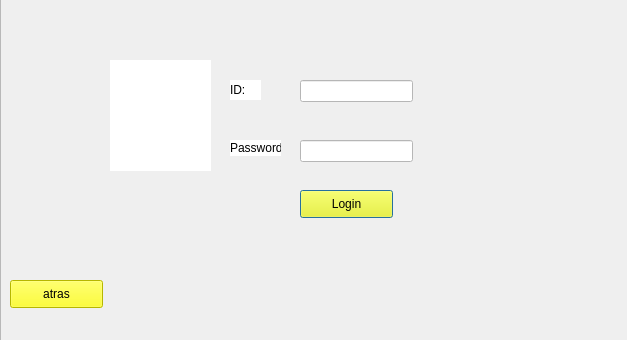
<?xml version="1.0" encoding="UTF-8"?>
<ui version="4.0">
 <class>LoginAdmin</class>
 <widget class="QDialog" name="LoginAdmin">
  <property name="geometry">
   <rect>
    <x>0</x>
    <y>0</y>
    <width>627</width>
    <height>340</height>
   </rect>
  </property>
  <property name="windowTitle">
   <string>Dialog</string>
  </property>
  <property name="styleSheet">
   <string notr="true"/>
  </property>
  <widget class="QLineEdit" name="lineEdit_codigo">
   <property name="geometry">
    <rect>
     <x>300</x>
     <y>80</y>
     <width>113</width>
     <height>22</height>
    </rect>
   </property>
   <property name="styleSheet">
    <string notr="true">background-color: rgb(255, 255, 255);</string>
   </property>
  </widget>
  <widget class="QLineEdit" name="lineEdit_password">
   <property name="geometry">
    <rect>
     <x>300</x>
     <y>140</y>
     <width>113</width>
     <height>22</height>
    </rect>
   </property>
   <property name="styleSheet">
    <string notr="true">background-color: rgb(255, 255, 255);</string>
   </property>
  </widget>
  <widget class="QLabel" name="label">
   <property name="geometry">
    <rect>
     <x>230</x>
     <y>80</y>
     <width>31</width>
     <height>20</height>
    </rect>
   </property>
   <property name="styleSheet">
    <string notr="true">background-color: rgb(255, 255, 255);</string>
   </property>
   <property name="text">
    <string>ID:</string>
   </property>
  </widget>
  <widget class="QLabel" name="label_2">
   <property name="geometry">
    <rect>
     <x>230</x>
     <y>140</y>
     <width>51</width>
     <height>16</height>
    </rect>
   </property>
   <property name="styleSheet">
    <string notr="true">background-color: rgb(255, 255, 255);</string>
   </property>
   <property name="text">
    <string>Password:</string>
   </property>
  </widget>
  <widget class="QPushButton" name="pushButton_login">
   <property name="geometry">
    <rect>
     <x>300</x>
     <y>190</y>
     <width>93</width>
     <height>28</height>
    </rect>
   </property>
   <property name="styleSheet">
    <string notr="true">background-color: rgb(255, 255, 0);</string>
   </property>
   <property name="text">
    <string>Login</string>
   </property>
  </widget>
  <widget class="QLabel" name="label_3">
   <property name="geometry">
    <rect>
     <x>110</x>
     <y>60</y>
     <width>101</width>
     <height>111</height>
    </rect>
   </property>
   <property name="styleSheet">
    <string notr="true">background-color: rgb(255, 255, 255);</string>
   </property>
   <property name="text">
    <string/>
   </property>
   <property name="pixmap">
    <pixmap resource="image.qrc">:/image/61582045_2882921455083840_2986804722465243136_n.png</pixmap>
   </property>
   <property name="scaledContents">
    <bool>true</bool>
   </property>
  </widget>
  <widget class="QFrame" name="frame">
   <property name="geometry">
    <rect>
     <x>0</x>
     <y>-10</y>
     <width>641</width>
     <height>351</height>
    </rect>
   </property>
   <property name="styleSheet">
    <string notr="true">background-image: url(:/image/107525323_282495186394929_5911216239822423774_n.jpg);</string>
   </property>
   <property name="frameShape">
    <enum>QFrame::StyledPanel</enum>
   </property>
   <property name="frameShadow">
    <enum>QFrame::Raised</enum>
   </property>
  </widget>
  <widget class="QPushButton" name="pushButton_back">
   <property name="geometry">
    <rect>
     <x>10</x>
     <y>280</y>
     <width>93</width>
     <height>28</height>
    </rect>
   </property>
   <property name="styleSheet">
    <string notr="true">background-color: rgb(255, 255, 0);</string>
   </property>
   <property name="text">
    <string>atras</string>
   </property>
  </widget>
  <zorder>frame</zorder>
  <zorder>label_3</zorder>
  <zorder>label</zorder>
  <zorder>lineEdit_codigo</zorder>
  <zorder>lineEdit_password</zorder>
  <zorder>label_2</zorder>
  <zorder>pushButton_login</zorder>
  <zorder>pushButton_back</zorder>
 </widget>
 <resources>
  <include location="image.qrc"/>
 </resources>
 <connections/>
</ui>
